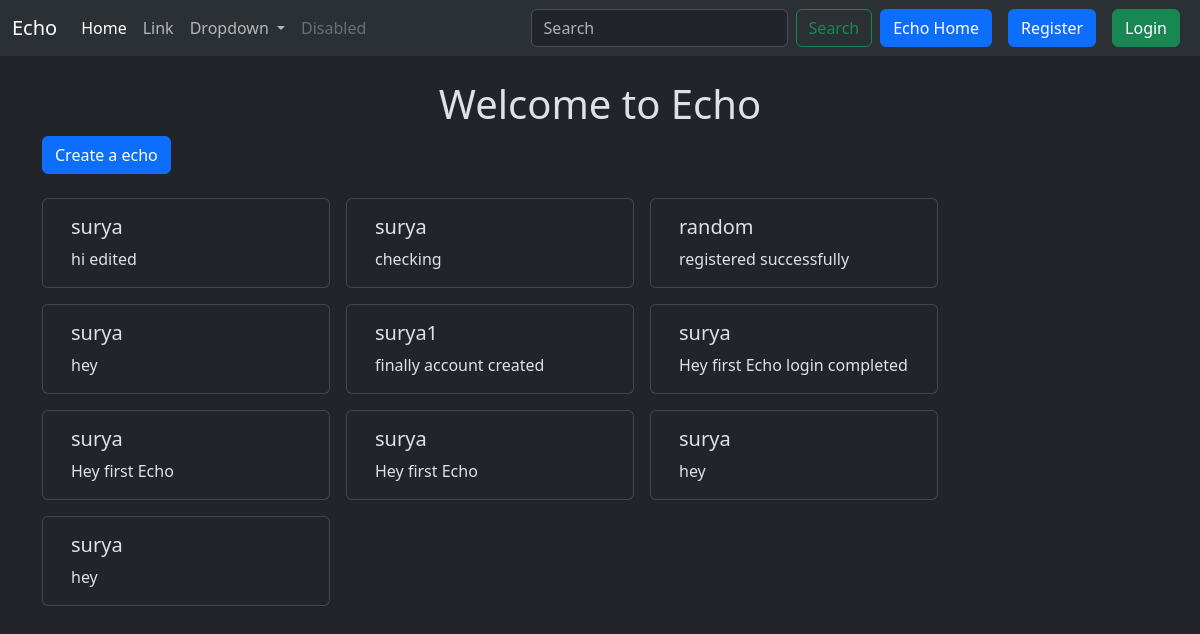
The page / on the database its author committed.
### echonet/models.py (models this page shows, shortened)
class Echo(models.Model):
    user = models.ForeignKey(User,on_delete=models.CASCADE)
    text = models.TextField(max_length = 240)
    created_at = models.DateTimeField(auto_now_add=True)
    updated_at = models.DateTimeField(auto_now_add=True)

### echonet/views.py (the view)
# urls.py: path('', views.echo_list, name='echo_list'),
def echo_list(request):
  echoes = Echo.objects.all().order_by('-created_at')
  return render(request, 'echo_list.html', {'echoes': echoes})

### echonet/templates/echo_list.html (shortened to what this page needs)
{% extends "layout.html" %}
{% block content %}
<h1 class="text-center  mt-4">Welcome to Echo</h1>
<a class="btn btn-primary mb-4" href="{% url 'echo_create' %}">Create a echo</a>
<div class="container row gap-3">
  {% for echo in  echoes %}
  <div class="card" style="width: 18rem;">
    <div class="card-body">
      <h5 class="card-title">{{echo.user.username}}</h5>
      <p class="card-text">{{echo.text}}</p>
    </div>
  </div>
  {% endfor %}
</div>
{% endblock %}

### rows shown on the page
Echo: user.username "surya", text "hi edited"
Echo: user.username "surya", text "checking"
Echo: user.username "random", text "registered successfully"
Echo: user.username "surya", text "hey"
Echo: user.username "surya1", text "finally account created"
Echo: user.username "surya", text "Hey first Echo login completed"
Echo: user.username "surya", text "Hey first Echo"
Echo: user.username "surya", text "Hey first Echo"
Echo: user.username "surya", text "hey"
Echo: user.username "surya", text "hey"
